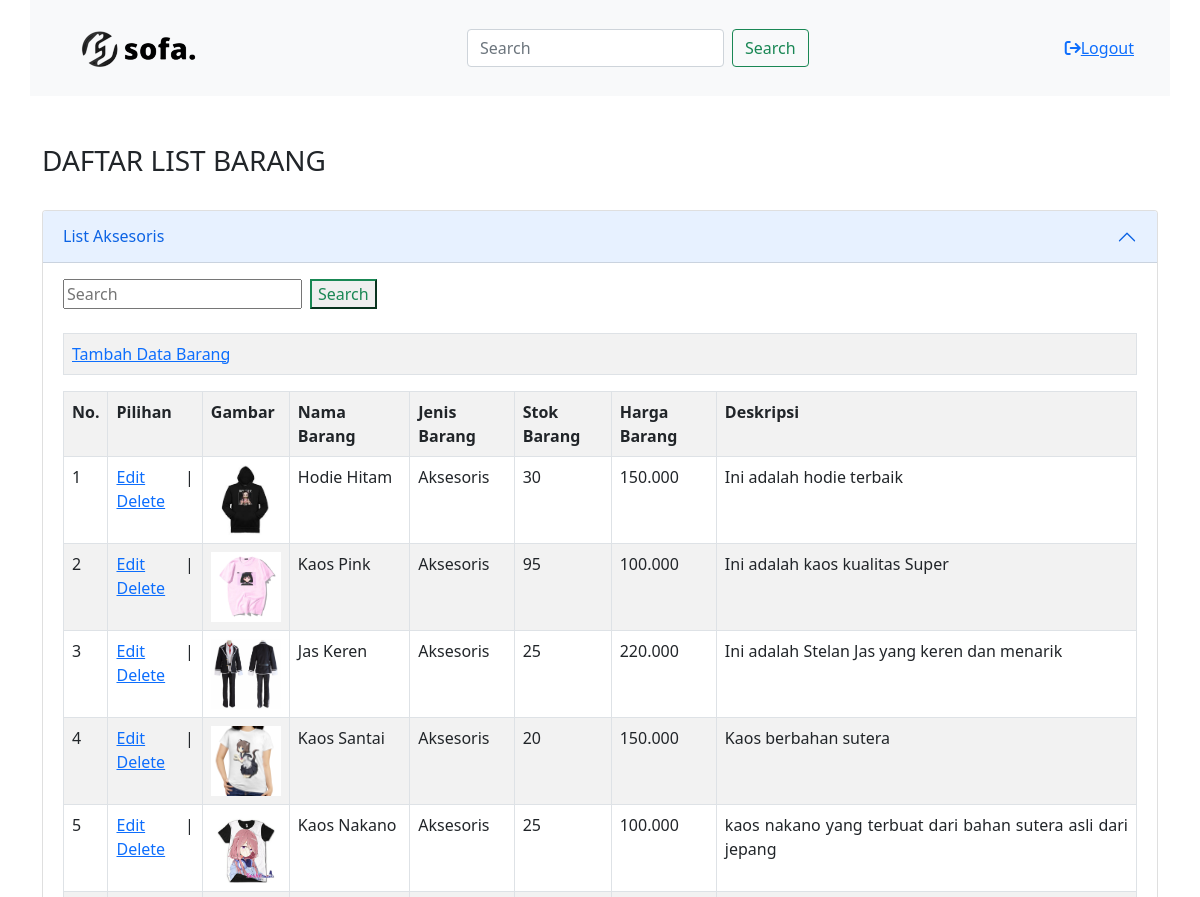
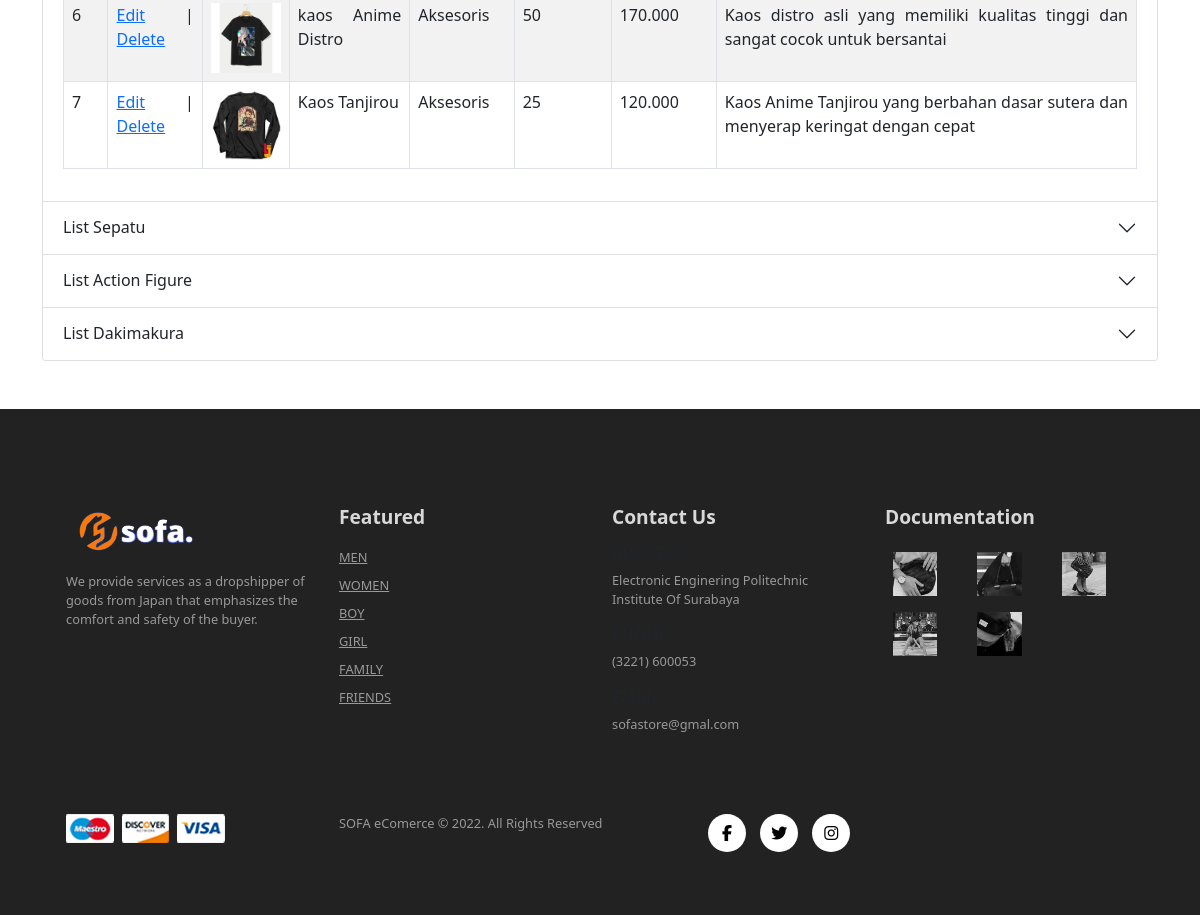
The app's page /admin.php with its own data (2 pictures, top to bottom).
### tables this page shows
CREATE TABLE `admin_aksesoris` (
  `id` int(11) NOT NULL,
  `nama` varchar(100) NOT NULL,
  `jenis` varchar(100) NOT NULL,
  `stok` int(11) NOT NULL,
  `harga` varchar(100) NOT NULL,
  `deskripsi` varchar(255) NOT NULL,
  `gambar` varchar(100) NOT NULL
);

### functions.php (called while the page is built, shortened)
<?php
    $conn = mysqli_connect("localhost", "root", "", "sofastoredb");
    function query($query){
        global $conn;
        $result = mysqli_query($conn, $query);
        $rows = [];
        while ($row = mysqli_fetch_assoc($result)){
            $rows[] = $row;
        }
        return $rows;
    }
?>

### admin.php (the view, shortened to what this page needs)
<?php
    require 'functions.php';
    $admjkt = query("SELECT * FROM admin_aksesoris");
?>
<!DOCTYPE html>
<html lang="en">
<head>
    <link rel="stylesheet" href="css/styleadmin.css">
    <link href="https://cdn.jsdelivr.net/npm/bootstrap@5.1.3/dist/css/bootstrap.min.css" rel="stylesheet">
    <link rel="stylesheet" href="https://cdnjs.cloudflare.com/ajax/libs/font-awesome/6.1.1/css/all.min.css">
</head>
<body>
    <nav class="navbar navbar-expand-lg navbar-light bg-light container">
        <div class="container-fluid py-2 px-4">
            <img src="image/img/logo2.png" alt="logo">
                <form action="" method="post" class="d-flex">
                    <input class="form-control me-2" class="search" type="text" name="" placeholder="Search" aria-label="Search" autocomplete="off">
                    <button class="btn btn-outline-success" type="submit" name="">Search</button>
                </form>
            <a href="login/login.html"><i class="fa-solid fa-arrow-right-from-bracket"></i>Logout</a>
        </div>
    </nav>
    <br><br>
    <h3 class="container">DAFTAR LIST BARANG</h3>
    <br>
    <div class="accordion container" id="accordionExample">
        <div class="accordion-item">
            <h2 class="accordion-header" id="headingOne">
                <button class="accordion-button" type="button" data-bs-toggle="collapse" data-bs-target="#collapseOne" aria-expanded="true" aria-controls="collapseOne">
                    List Aksesoris
                </button>
            </h2>
            <div id="collapseOne" class="accordion-collapse collapse show" aria-labelledby="headingOne" data-bs-parent="#accordionExample">
                <div class="accordion-body">
                    <table class="table table-bordered table-striped">
                        <tr>
                            <td><a href="tambah/tambahaksesoris.php">Tambah Data Barang</a></td>
                        </tr>
                        <form action="" method="post" class="d-flex">
                            <input class="me-2" class="search" type="text" name="keywordaksesoris" placeholder="Search" aria-label="Search" autocomplete="off">
                            <button class="btn-outline-success" type="submit" name="cariaksesoris">Search</button>
                        </form>
                        <br><br>
                    </table>
                    <table class="table table-bordered table-striped">
                        <tr>
                            <th>No.</th>
                            <th>Pilihan</th>
                            <th>Gambar</th>
                            <th>Nama Barang</th>
                            <th>Jenis Barang</th>
                            <th>Stok Barang</th>
                            <th>Harga Barang</th>
                            <th>Deskripsi</th>
                        </tr>
                        <?php $i = 1; ?>
                        <?php foreach($admjkt as $row ) : ?>
                        <tr>
                            <td><?= $i; ?></td>
                            <td>
                                    <a href="ubah/ubahaksesoris.php? id=<?= $row["id"]; ?>">Edit</a> |
                                    <a href="hapus/hapusaksesoris.php? id=<?= $row["id"]; ?>" onclick="return confirm('Yakin akan menghapus data?');">Delete</a>
                            </td>
                            <td><img src=<?php echo $row["gambar"]; ?> alt="gambar product" width="70"></td>
                            <td><?php echo $row["nama"]; ?></td>
                            <td><?php echo $row["jenis"]; ?></td>
                            <td><?php echo $row["stok"]; ?></td>
                            <td><?php echo $row["harga"]; ?></td>
                            <td><?php echo $row["deskripsi"]; ?></td>
                        </tr>
                        <?php $i++; ?>
                        <?php endforeach; ?>
                    </table>
                </div>
            </div>
        </div>
        <div class="accordion-item">
            <h2 class="accordion-header" id="headingTwo">
                <button class="accordion-button collapsed" type="button" data-bs-toggle="collapse" data-bs-target="#collapseTwo" aria-expanded="false" aria-controls="collapseTwo">
                    List Sepatu
                </button>
            </h2>
        </div>
        <div class="accordion-item">
            <h2 class="accordion-header" id="headingThree">
                <button class="accordion-button collapsed" type="button" data-bs-toggle="collapse" data-bs-target="#collapseThree" aria-expanded="false" aria-controls="collapseThree">
                    List Action Figure
                </button>
            </h2>
        </div>
        <div class="accordion-item">
            <h2 class="accordion-header" id="headingFour">
                <button class="accordion-button collapsed" type="button" data-bs-toggle="collapse" data-bs-target="#collapseFour" aria-expanded="false" aria-controls="collapseFour">
                    List Dakimakura
                </button>
            </h2>
        </div>
    </div>
    <footer class="mt-5 py-5">
        <div class="row container mx-auto pt-5">
            <div class="footer-one col-lg-3 col-md-6 col-12">
                <img src="image/img/logo3.png" alt="logo2">
                <p class="pt-3">We provide services as a dropshipper of goods from Japan that emphasizes the comfort and safety of the buyer.</p>
            </div>
            <div class="footer-one col-lg-3 col-md-6 col-12 mb-3">
                <h5 class="pb-2">Featured</h5>
                <ul class="text-uppercase list-unstyled">
                    <li><a href="#">men</a></li>
                    <li><a href="#">women</a></li>
                    <li><a href="#">boy</a></li>
                    <li><a href="#">girl</a></li>
                    <li><a href="#">family</a></li>
                    <li><a href="#">friends</a></li>
                </ul>
            </div>
            <div class="footer-one col-lg-3 col-md-6 col-12 mb-3">
                <h5 class="pb-2">Contact Us</h5>
                <div>
                    <h6 class="text-uppercase">Address</h6>
                    <p>Electronic Enginering Politechnic Institute Of Surabaya</p>
                </div>
                <div>
                    <h6 class="text-uppercase">Phone</h6>
                    <p>(3221) 600053</p>
                </div>
                <div>
                    <h6 class="text-uppercase">Email</h6>
                    <p>sofastore@gmal.com</p>
                </div>
            </div>
            <div class="footer-one col-lg-3 col-md-6 col-12">
                <h5 class="pb-2">Documentation</h5>
                <div class="row">
                    <img class="img-fluid w-25 h-100 m-2" src="image/img/insta/1.jpg" alt="">
                    <img class="img-fluid w-25 h-100 m-2" src="image/img/insta/2.jpg" alt="">
                    <img class="img-fluid w-25 h-100 m-2" src="image/img/insta/3.jpg" alt="">
                    <img class="img-fluid w-25 h-100 m-2" src="image/img/insta/4.jpg" alt="">
                    <img class="img-fluid w-25 h-100 m-2" src="image/img/insta/5.jpg" alt="">
                </div>
            </div>
        </div>
        <div class="copyright mt-5">
            <div class="row container mx-auto">
                <div class="col-lg-3 col-md-6 col-12 mb-4">
                    <img src="image/img/payment.png" alt="pyment">
                </div>
                <div class="col-lg-4 col-md-6 col-12 mb-2 text-nowrap">
                    <p>SOFA eComerce © 2022. All Rights Reserved</p>
                </div>
                <div class="col-lg-4 col-md-6 col-12">
                    <a href="#"><i class="fa-brands fa-facebook-f"></i></a>
                    <a href="#"><i class="fa-brands fa-twitter"></i></a>
                    <a href="#"><i class="fa-brands fa-instagram"></i></a>
                </div>
            </div>
        </div>
    </footer>
</body>
</html>

### css/styleadmin.css (style rules this page uses)
body { background-color: ivory; }
table { text-align: justify; }
footer { background-color: #222222; }
footer h5 { color: #d8d8d8; font-weight: 700; font-size: 1.2rem; }
footer li { padding-bottom: 4px; }
footer li a { font-size: 0.8rem; color: #999; }
footer p { color: #999; font-size: 0.8rem; }
footer .copyright a { color: #000; width: 38px; height: 38px; background-color: #fff; display: inline-block; text-align: center; line-height: 38px; border-radius: 50%; transition: 0.3s ease; margin: 0 5px; }

### records on screen
admin_aksesoris: gambar (picture), nama "Hodie Hitam", jenis "Aksesoris", stok "30", harga "150.000", deskripsi "Ini adalah hodie terbaik"
admin_aksesoris: gambar (picture), nama "Kaos Pink", jenis "Aksesoris", stok "95", harga "100.000", deskripsi "Ini adalah kaos kualitas Super"
admin_aksesoris: gambar (picture), nama "Jas Keren", jenis "Aksesoris", stok "25", harga "220.000", deskripsi "Ini adalah Stelan Jas yang keren dan menarik"
admin_aksesoris: gambar (picture), nama "Kaos Santai", jenis "Aksesoris", stok "20", harga "150.000", deskripsi "Kaos berbahan sutera"
admin_aksesoris: gambar (picture), nama "Kaos Nakano", jenis "Aksesoris", stok "25", harga "100.000", deskripsi "kaos nakano yang terbuat dari bahan sutera asli dari jepang"
admin_aksesoris: gambar (picture), nama "kaos Anime Distro", jenis "Aksesoris", stok "50", harga "170.000", deskripsi "Kaos distro asli yang memiliki kualitas tinggi dan sangat cocok untuk bersantai"
admin_aksesoris: gambar (picture), nama "Kaos Tanjirou", jenis "Aksesoris", stok "25", harga "120.000", deskripsi "Kaos Anime Tanjirou yang berbahan dasar sutera dan menyerap keringat dengan cepat"
